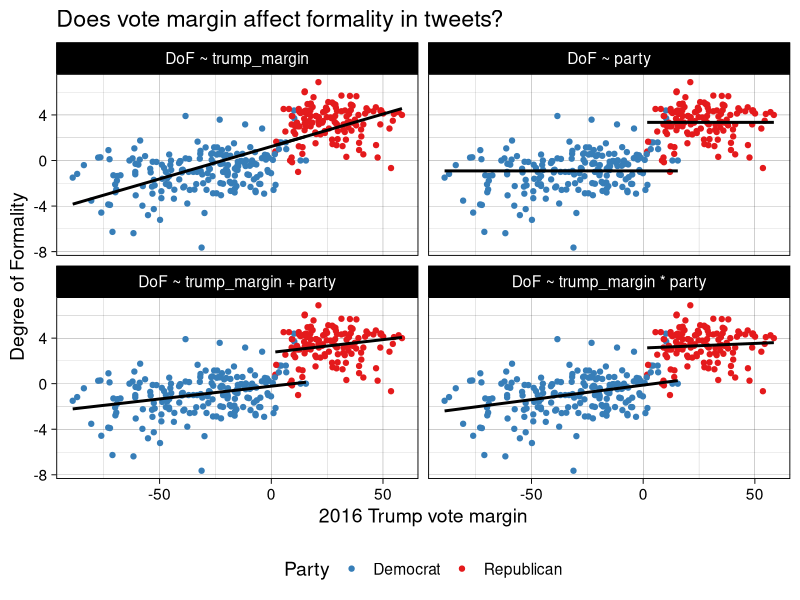

This figure's R source:
library(tidyverse)

# Exercise 1 helper code

income_data <- read_csv("data/income.csv")

sample_income <- function(n) {
  sampled_data <- sample_n(income_data, size = n, replace = TRUE, weight = Count) %>% 
    mutate(income = map2_dbl(low, high, ~runif(1, .x, .y)))
  
  sampled_data$income
}

sample_height <- function(n) {
  low_n <- ceiling(n/2)
  high_n <- floor(n/2)
  
  low_heights <- rnorm(low_n, mean = 168, sd = 3)
  high_heights <- rnorm(high_n, mean = 178, sd = 3)
  
  c(low_heights, high_heights)
}

sample_nuggety <- function(n) {
  values <- c(1:10, 50)
  weights <- c(1,2,3,4,5,5,4,3,2,1,0.05)
  
  sample(values, size = n, replace = T, prob = weights)
}

# Exercise 4 helper code

x = seq(1, 10, by = 0.5)
perfect_linear <- (2 * x) + 5

set.seed(50)
test_data <- tibble(x, perfect_linear) %>% 
  mutate(
    #Normal noise
    normal_noise = perfect_linear + rnorm(n = length(x), mean = 0, sd = 2),
    
    #Non-normal noise: use exponential distribution
    non_normal_noise = perfect_linear + rexp(n = length(x), rate = 0.5),
    
    #Outliers: normal noise plus 10% chance of adding 8 to the value
    outliers = perfect_linear + 
      rnorm(n = length(x)) + 
      sample(c(0, 8), prob = c(0.9, 0.1), size = length(x), replace = T),
    
    #Non-linear data: make the relationship quadratic instead
    non_linear = x^2 + 5
  ) %>% 
  sample_frac()

# Exercise 5 helper code
tweet_data <- read_csv("data/tweet_data.csv")

just_margin <- lm(DoF ~ trump_margin, data = tweet_data)
just_party  <- lm(DoF ~ party, data = tweet_data)
additive    <- lm(DoF ~ trump_margin + party, data = tweet_data)
interactive <- lm(DoF ~ trump_margin * party, data = tweet_data)

tweet_models <- tweet_data %>% 
  mutate(
    `DoF ~ trump_margin` = predict(just_margin),
    `DoF ~ party` = predict(just_party),
    `DoF ~ trump_margin + party` = predict(additive),
    `DoF ~ trump_margin * party` = predict(interactive)
    ) %>% 
  gather(model, prediction, -c(twitter:trump_margin)) %>% 
  mutate(model = factor(model, levels = c("DoF ~ trump_margin", "DoF ~ party", "DoF ~ trump_margin + party","DoF ~ trump_margin * party"))) %>% 
  ggplot(aes(x = trump_margin, y = DoF, group = party)) +
  geom_point(aes(colour = party)) +
  geom_line(aes(y = prediction), size = 1) +
  facet_wrap(~model) +
  theme_linedraw(base_size = 14) +
  scale_color_brewer(palette="Set1", direction = -1) +
  labs(
    title = "Does vote margin affect formality in tweets?",
    x = "2016 Trump vote margin",
    y = "Degree of Formality",
    colour = "Party"
  ) +
  theme(legend.position = "bottom")
